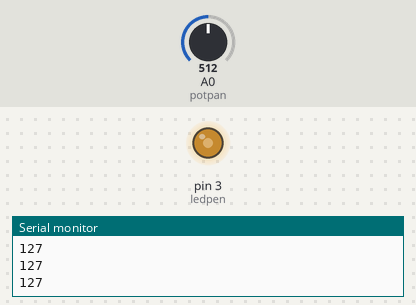
Bench run of a sketch on a simulated Arduino Uno, built with avr-gcc and run on an emulated ATmega328P. On the bench: output pins drawn as LEDs (lit = HIGH), the last lines printed to the serial monitor. The inputs (shaded band) are chosen by the test bench; at power-on: A0 (potpan) = 512.

Above: at 1.2 s.
1.3 s: A0 (potpan) set to 716
At 1.7 s:
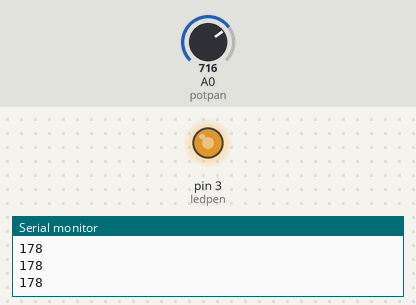
2.8 s: A0 (potpan) set to 900
At 4.0 s:
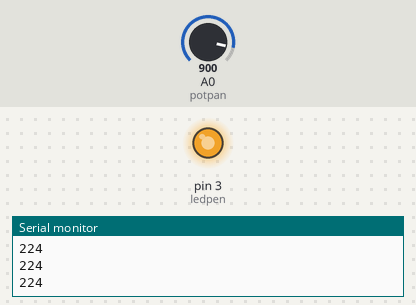
4.3 s: A0 (potpan) set to 122
At 5.2 s:
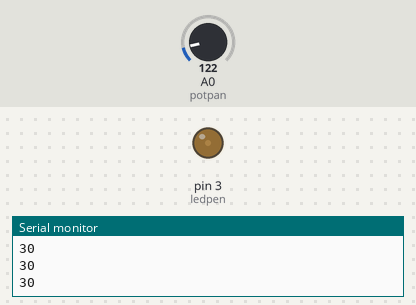
5.8 s: A0 (potpan) set to 0
At 6.3 s:
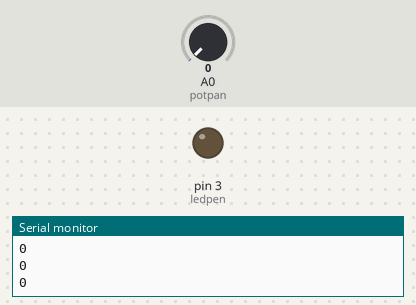
7.3 s: A0 (potpan) set to 511
At 8.6 s:
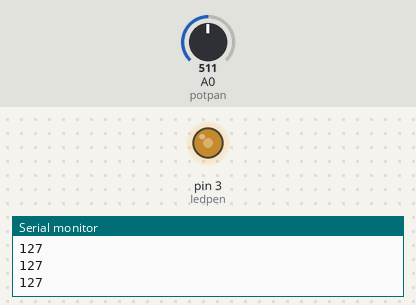
Timing chart, 0 to 9.8 s (numbered marks = the images above; inputs shaded):
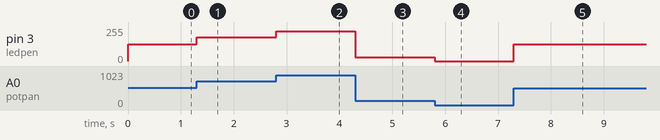

Measured:
- after the input at 1.3 s, pin 3 (ledpen): 127/255 → 178/255 at once
- after the input at 2.8 s, pin 3 (ledpen): 178/255 → 224/255 at once
- after the input at 4.3 s, pin 3 (ledpen): 224/255 → 30/255 at once
- after the input at 5.8 s, pin 3 (ledpen): 30/255 → 0/255 at once
- after the input at 7.3 s, pin 3 (ledpen): 0/255 → 127/255 at once

The sketch:

pot_meter.ino
```cpp
int ledpen = 3;
int potpan = A0;
int readValue;
int writevalue;

void setup() {
  Serial.begin(9600);
  pinMode(potpan,INPUT);
  pinMode(ledpen,OUTPUT);
}

void loop() {
  readValue = analogRead(potpan);
  writevalue  = (255./1023.)*readValue;
  analogWrite(ledpen,writevalue);
  Serial.println(writevalue);

}
```
